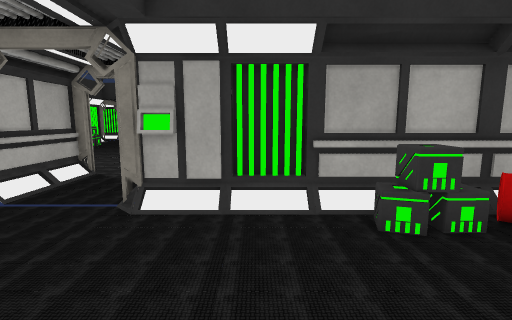
view 1 (above)

12 first-person views from a walk through a 3-D level made in the Unity game engine. The camera is 1.5 m above the floor, tilts 8° down and sees 85° across. Doors are open. The floor is counted in squares, 0.72 m on a side. Each view is taken from the middle of a square. On the plan, view 1 faces up. The plan holds only what a view shows up to about 17 squares ahead; the rest is blank. The place goes on beyond the plan. The player character is not drawn. Some surface patterns are stand-ins.

view 2
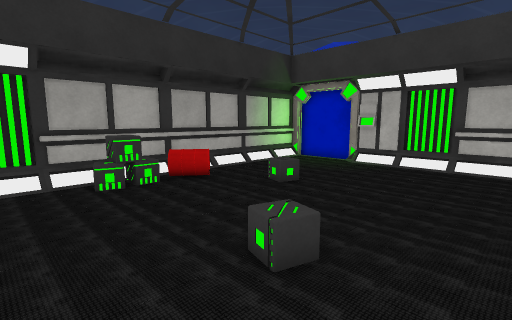

view 3
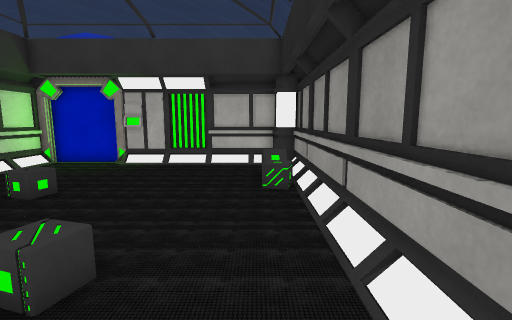

view 4
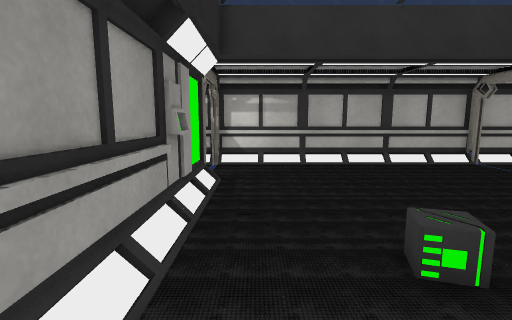

view 5
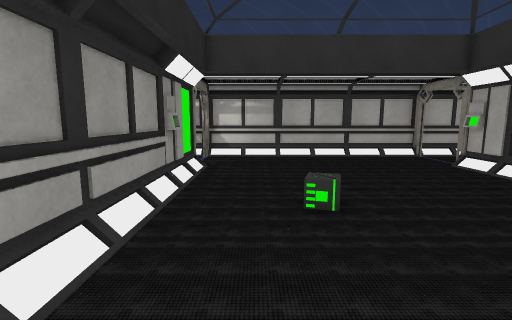

view 6
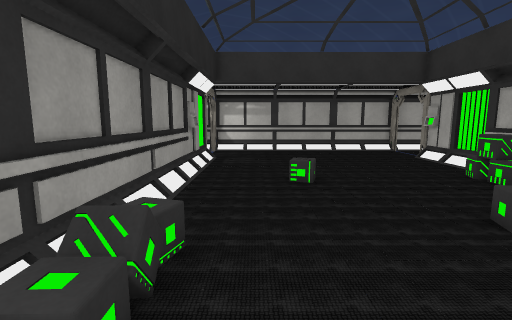

view 7
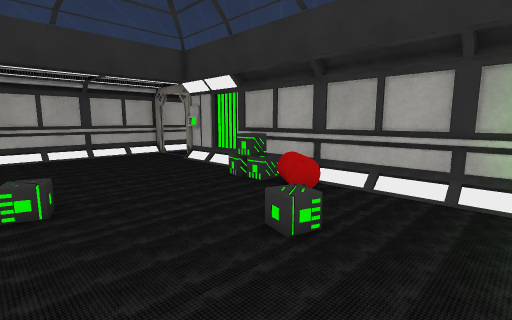

view 8
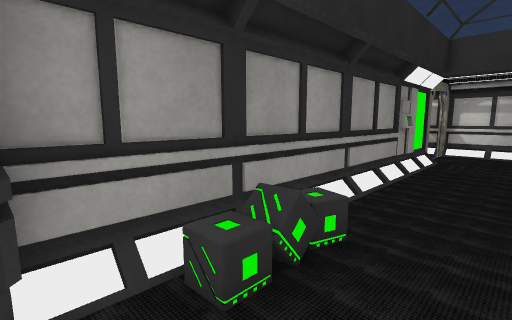

view 9
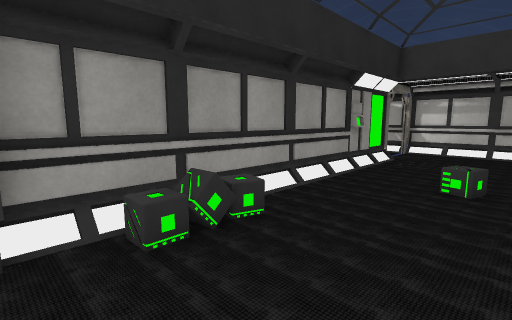

view 10
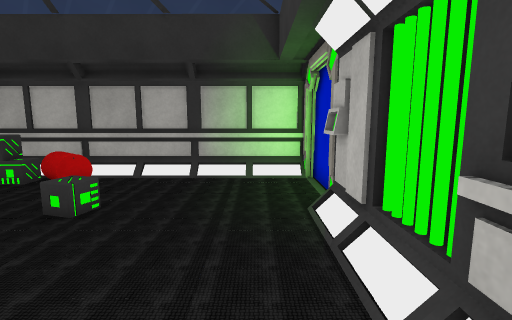

view 11
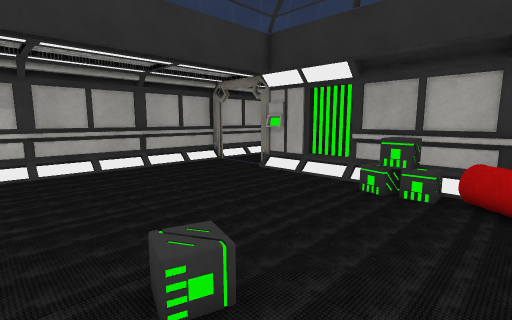

view 12
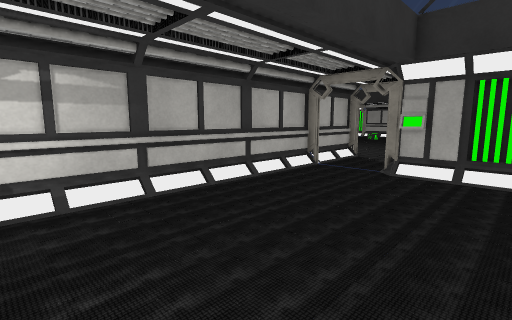

### Floor plan
Points are (right, up) in squares from view 1. A wall is a line through its corners. A room is listed if a view was taken in it or the views show most of it. See-through windows are left out.
Room 1 (views 1, 2, 3, 4, 5, 6, 7, 8, 9, 10, 11, 12)
walls: (1.5, -5.8) (13.1, -5.8); (0.5, 6.6) (-1.5, 6.6); (1.2, 6.9) (-0.6, 6.9); (-1.4, -5.8) (0.5, -5.8); (-2.7, -5.5) (-2.7, -6); (-2.5, 6.6) (-3.3, 6.6); (-3.4, -5.8) (-2.5, -5.8); (9.4, -6) (9.4, -5.5); (13.8, -0.5) (13.8, 1.5); (13.8, 2.4) (13.8, 3); (14.2, -0.5) (14.2, 0.2) (13.5, 0.2); (12.8, -5.9) (12.8, -4.8) (13.8, -4.8) (13.8, -1.5); (-6.4, 6.6) (-7, 6.6) (-7, -5.8) (-6.5, -5.8); (14.2, 3) (14.2, 6.4); (13.8, 6.6) (1.2, 6.6)
ways out: open door at (-5, -6); open door at (-5, 7)
objects: pipe (-2, -6); computer (-2, 6); computer (-2, 7); box (3, 5); box (4, 5); barrel (5, 5) to (6, 6); box (9, -5) to (9, -4); box (10, -5) to (10, -4); box (11, -5) to (11, -4)

Positions as (right, up) in squares from view 1, and headings:
1: (0, 0), facing up
2: (0, -4), facing up-right
3: (0, -4), facing right
4: (7, -4), facing left
5: (10, -3), facing left
6: (13, -3), facing left
7: (11, -2), facing up-left
8: (13, -2), facing down-left
9: (13, 0), facing down-left
10: (12, -4), facing up
11: (6, -3), facing up-left
12: (1, -5), facing up-left
